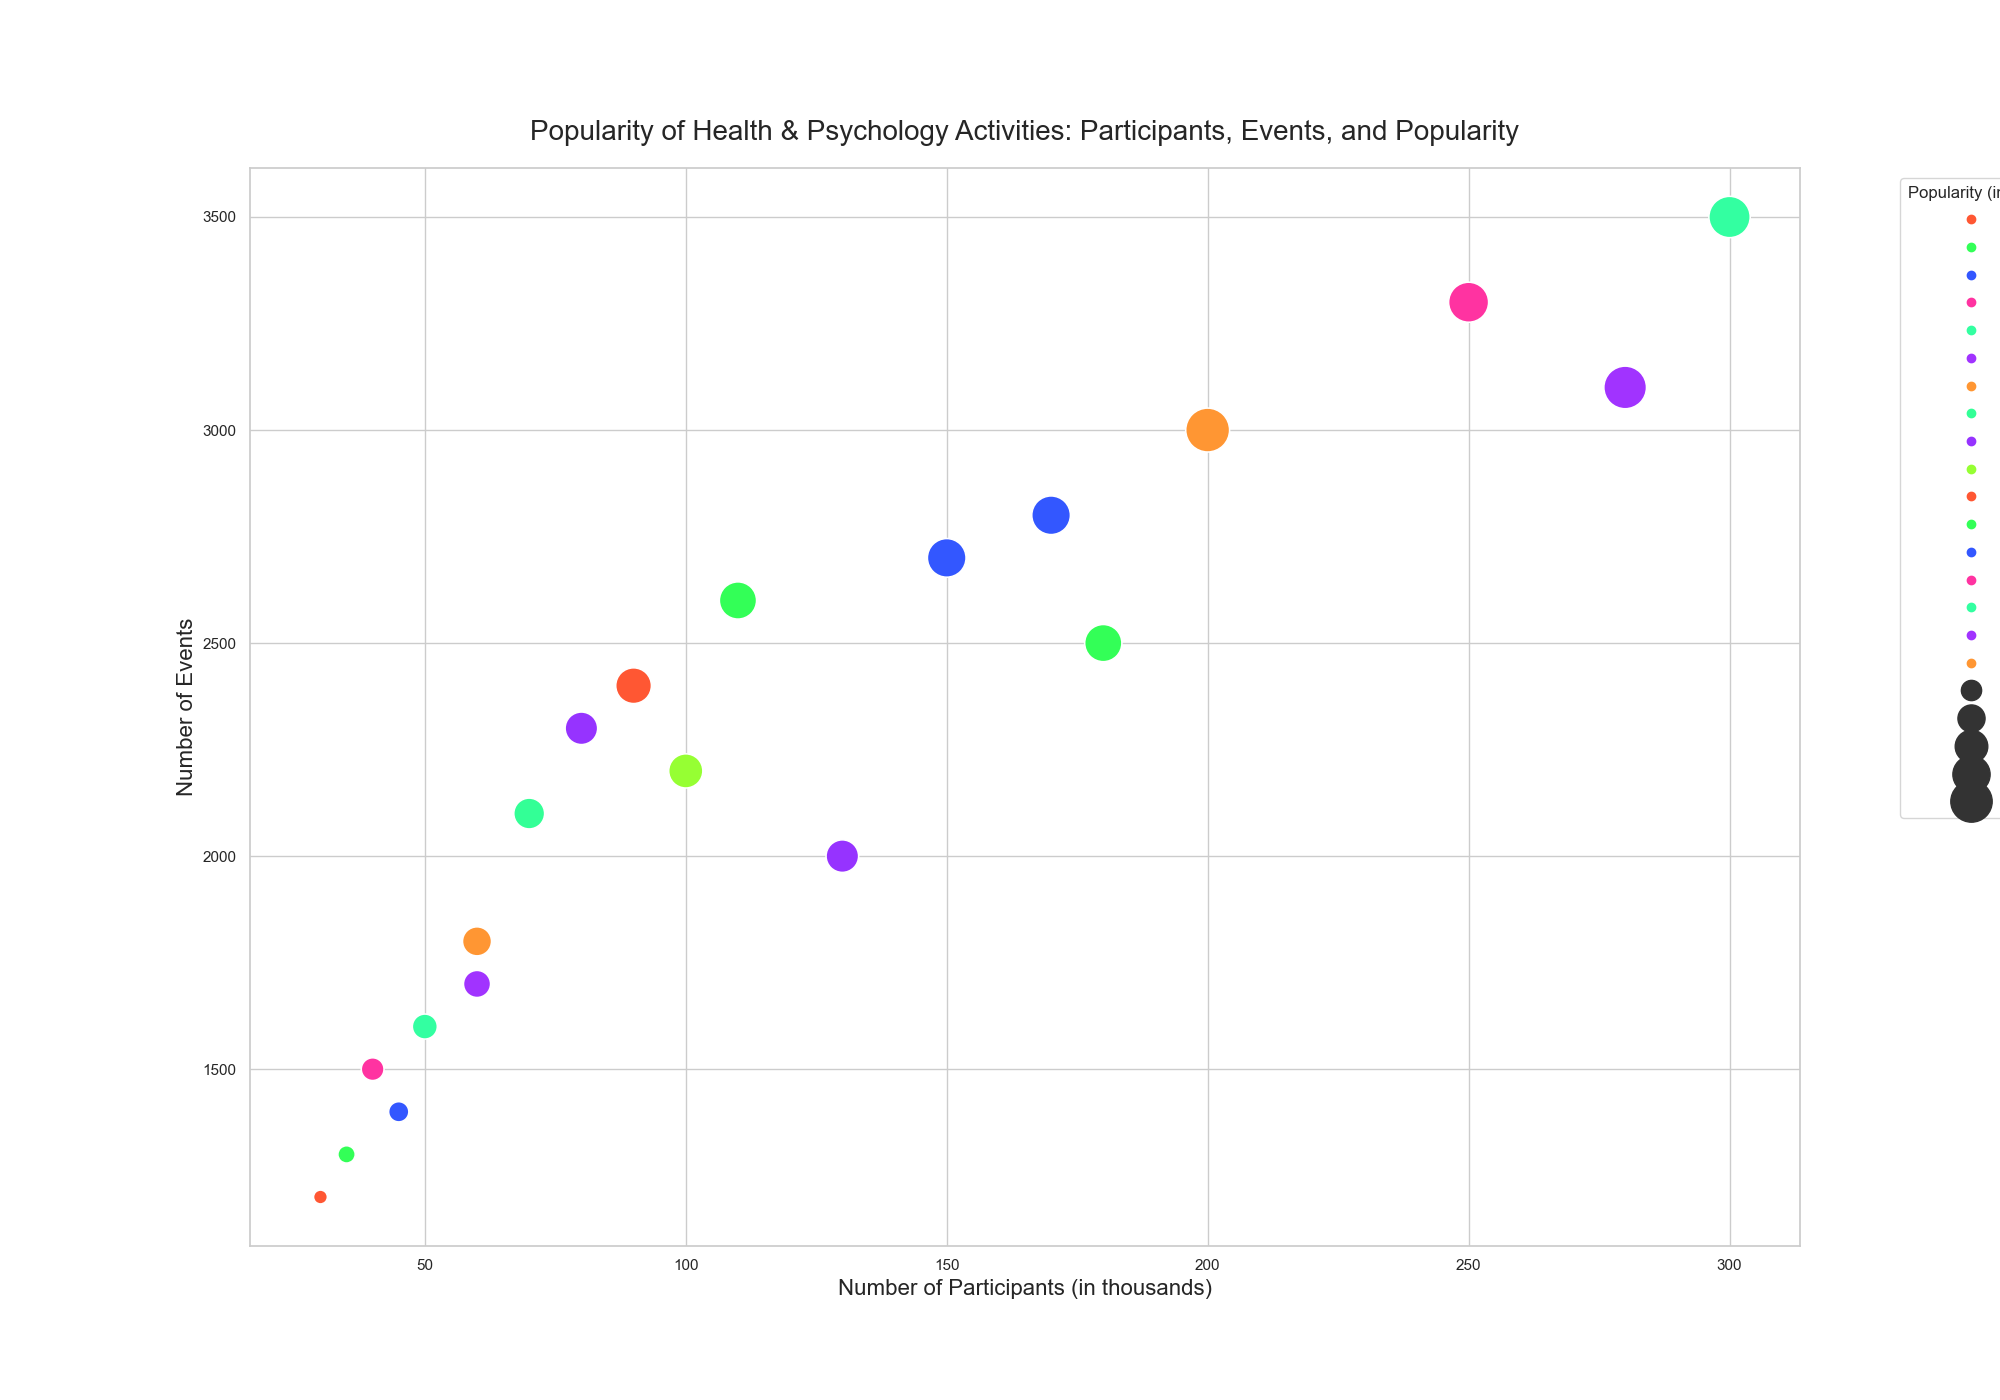

Recreate this plot in Python.

import pandas as pd
import seaborn as sns
import matplotlib.pyplot as plt

# Creating the DataFrame from the data above
data = {
    'Activity': ['Yoga', 'Meditation', 'Running', 'Cycling', 'Hiking', 'Weightlifting', 'Cardio Workouts', 
                 'Pilates', 'CrossFit', 'Boxing', 'Zumba', 'Dancing', 'Swimming', 'Martial Arts', 'Tai Chi', 
                 'Rowing', 'Rock Climbing', 'Skating', 'Skiing', 'Snowboarding'],
    'Participants': [200, 180, 300, 250, 150, 130, 280, 100, 90, 70, 60, 110, 170, 80, 60, 50, 40, 45, 35, 30],
    'Events': [3000, 2500, 3500, 3300, 2700, 2000, 3100, 2200, 2400, 2100, 1800, 2600, 2800, 2300, 1700, 
               1600, 1500, 1400, 1300, 1200],
    'Popularity': [5000, 4500, 4800, 4700, 4600, 4200, 4900, 4300, 4400, 4100, 4000, 4500, 4600, 4200, 3900, 
                   3800, 3700, 3600, 3500, 3400]
}

df = pd.DataFrame(data)

# Adjusting the figure size
plt.figure(figsize=(20, 14))

# Creating the bubble chart
sns.scatterplot(data=df, x="Participants", y="Events", size="Popularity", sizes=(100, 1000),
                hue="Popularity", palette=["#FF5733", "#33FF57", "#3357FF", "#FF33A1", "#33FFA1", 
                                           "#A133FF", "#FF9633", "#33FF96", "#9633FF", "#96FF33"])

# Customizing the appearance
plt.title("Popularity of Health & Psychology Activities: Participants, Events, and Popularity", fontsize=20, pad=20)
plt.xlabel("Number of Participants (in thousands)", fontsize=16)
plt.ylabel("Number of Events", fontsize=16)

# Adjusting legend to avoid covering data points
plt.legend(title="Popularity (in thousands)", loc='upper right', bbox_to_anchor=(1.2, 1), fontsize=14)

# Showing the final result
plt.show()
